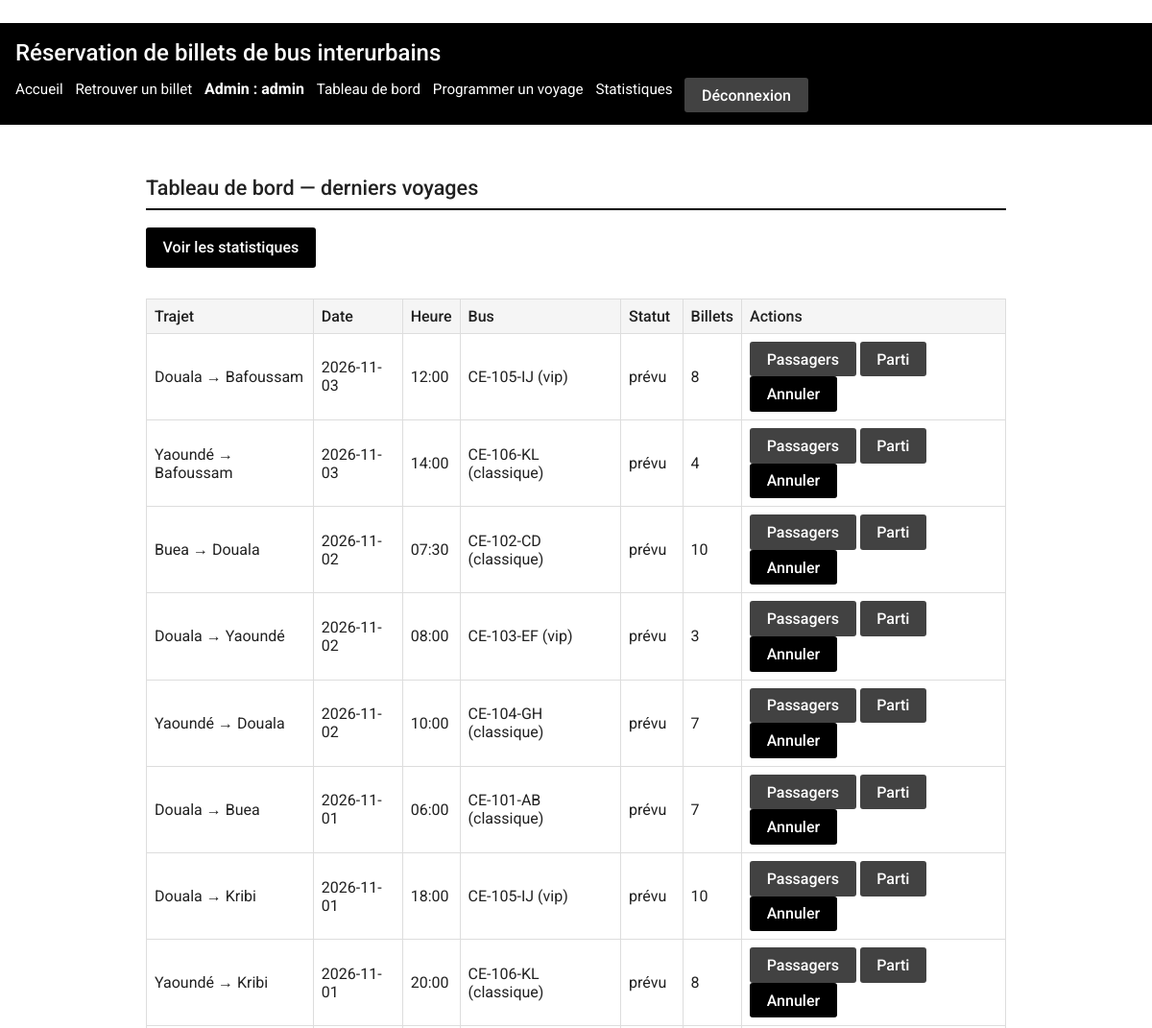
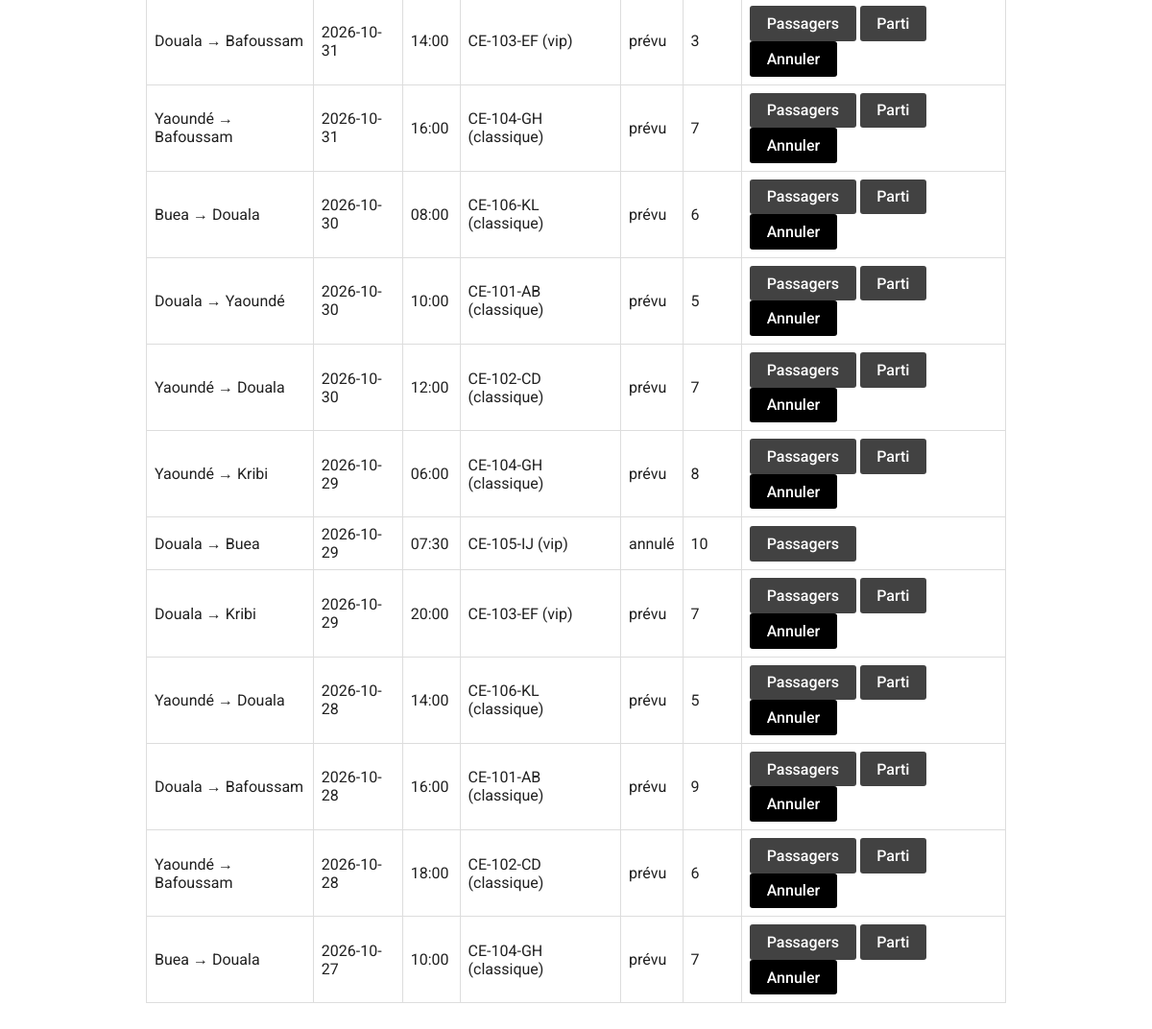
Before: /admin (signed in) with the older database file (2 pictures, top to bottom).
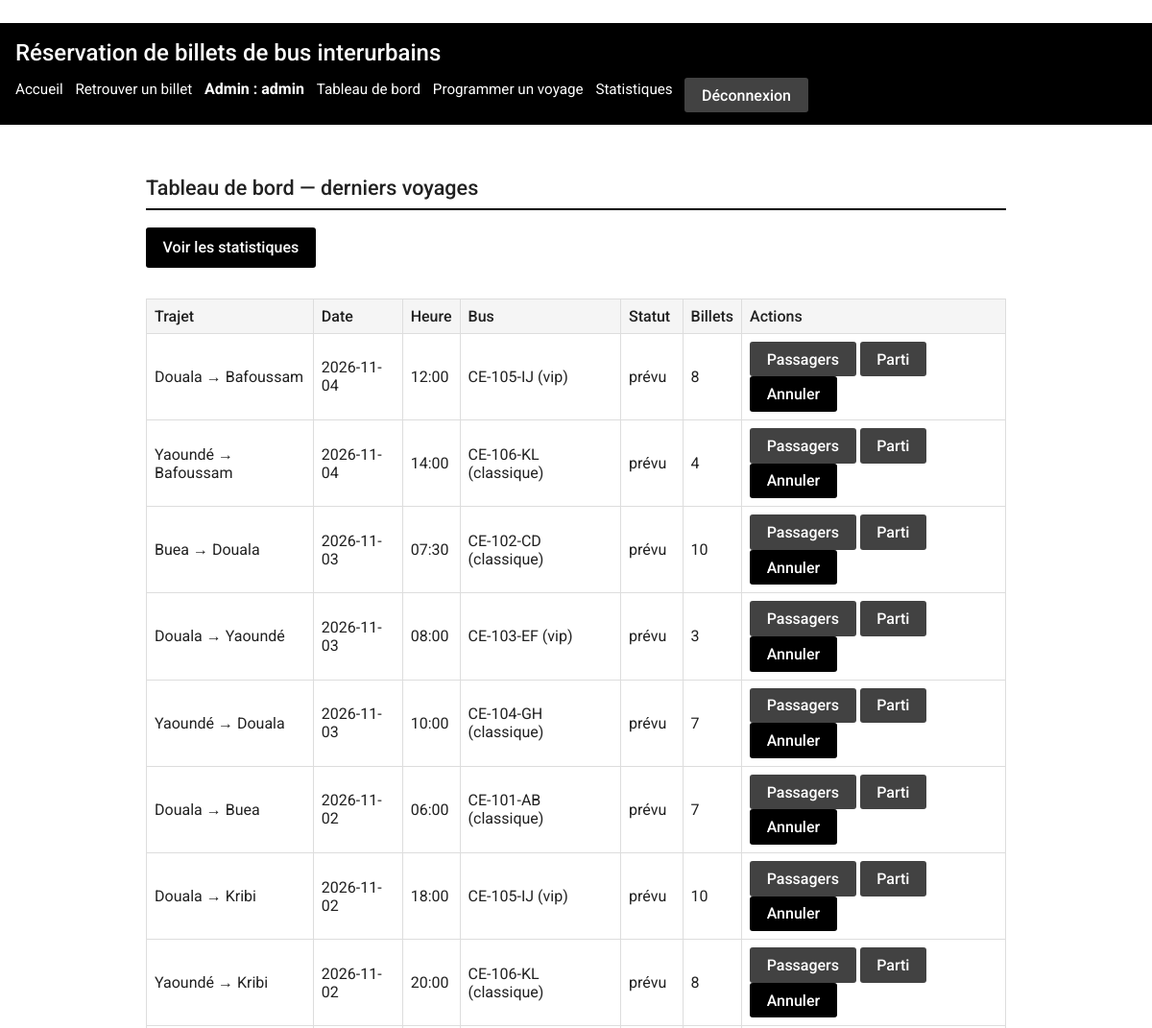
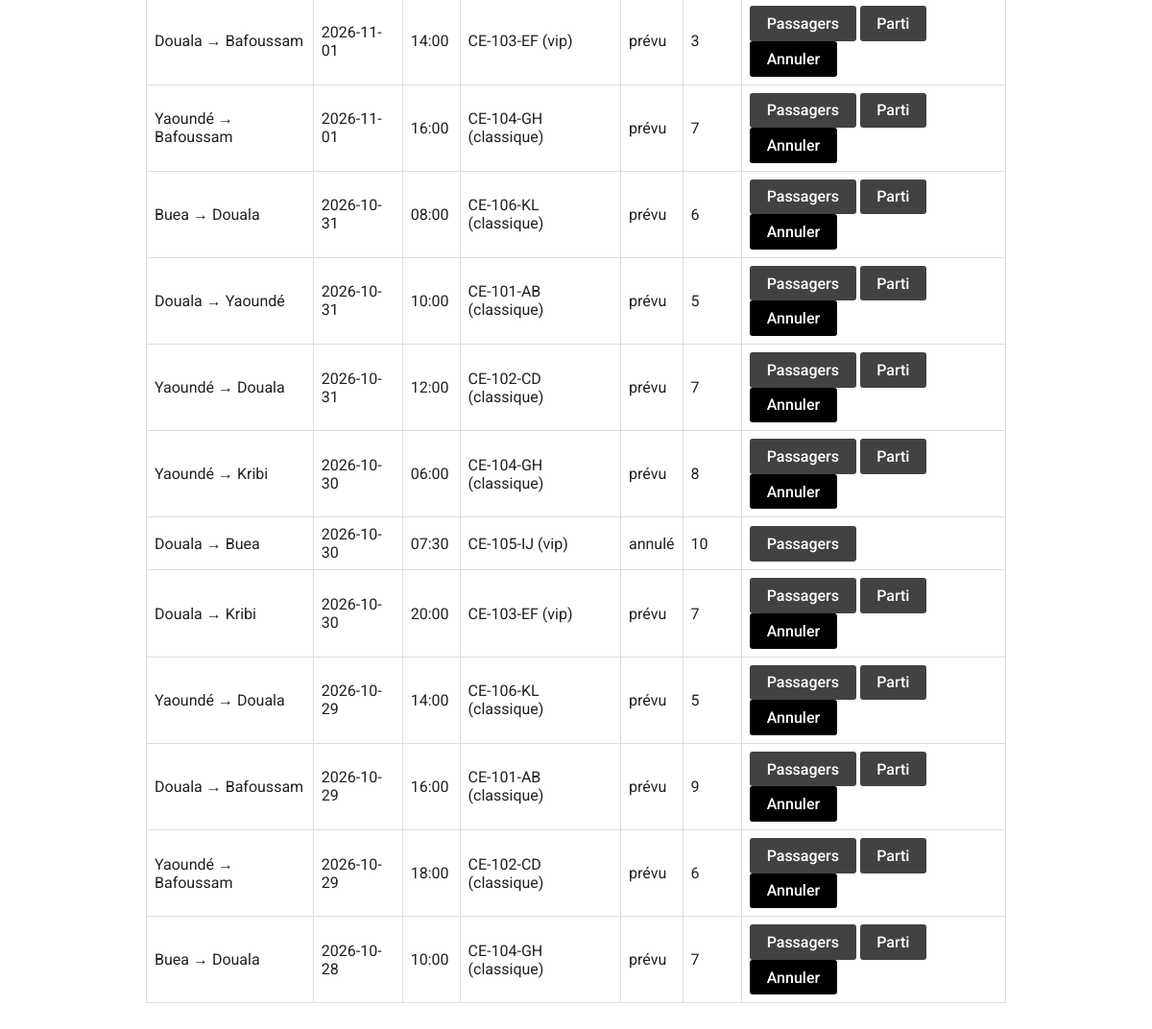
After: the same page with the newer database file (2 pictures, top to bottom).
### tables this page shows
CREATE TABLE voyages (
    id        INTEGER PRIMARY KEY AUTOINCREMENT,
    trajet_id INTEGER NOT NULL REFERENCES trajets(id),
    bus_id    INTEGER NOT NULL REFERENCES bus(id),
    date      TEXT NOT NULL,            -- format ISO AAAA-MM-JJ
    heure     TEXT NOT NULL,            -- format HH:MM
    statut    TEXT NOT NULL DEFAULT 'prévu'
              CHECK (statut IN ('prévu','parti','annulé'))
);

CREATE TABLE trajets (
    id              INTEGER PRIMARY KEY AUTOINCREMENT,
    ville_depart    TEXT NOT NULL
                    CHECK (ville_depart IN ('Douala','Yaoundé','Bafoussam','Kribi','Buea')),
    ville_arrivee   TEXT NOT NULL
                    CHECK (ville_arrivee IN ('Douala','Yaoundé','Bafoussam','Kribi','Buea')),
    duree_minutes   INTEGER NOT NULL CHECK (duree_minutes > 0),
    prix_classique  REAL NOT NULL CHECK (prix_classique > 0),
    prix_vip        REAL NOT NULL CHECK (prix_vip > 0),
    CHECK (ville_depart <> ville_arrivee)
);

CREATE TABLE bus (
    id              INTEGER PRIMARY KEY AUTOINCREMENT,
    immatriculation TEXT NOT NULL UNIQUE,
    nombre_places   INTEGER NOT NULL CHECK (nombre_places BETWEEN 1 AND 100),
    type            TEXT NOT NULL CHECK (type IN ('classique','vip'))
);

### app.py (the view)
@app.route("/admin")
@administrateur_requis
def admin_tableau():
    voyages = get_db().execute(
        """SELECT v.id, v.date, v.heure, v.statut,
                  t.ville_depart, t.ville_arrivee,
                  b.immatriculation, b.type AS type_bus,
                  (SELECT COUNT(*) FROM billets bl WHERE bl.voyage_id = v.id)
                      AS billets_vendus
           FROM voyages v
           JOIN trajets t ON t.id = v.trajet_id
           JOIN bus b ON b.id = v.bus_id
           ORDER BY v.date DESC, v.heure
           LIMIT 20"""
    ).fetchall()
    return render_template("admin/tableau.html", voyages=voyages)

### app.py (called while the page is built)
def get_db():
    if "bdd" not in g:
        g.bdd = sqlite3.connect(CHEMIN_BDD)
        g.bdd.row_factory = sqlite3.Row
        g.bdd.execute("PRAGMA foreign_keys = ON")
    return g.bdd

@app.teardown_appcontext
def fermer_bdd(exception):
    bdd = g.pop("bdd", None)
    if bdd is not None:
        bdd.close()

def administrateur_requis(vue):
    @wraps(vue)
    def enveloppe(*args, **kwargs):
        if session.get("admin_id") is None:
            flash("Accès refusé : connectez-vous à l'administration.", "erreur")
            return redirect(url_for("admin_connexion"))
        return vue(*args, **kwargs)
    return enveloppe

### templates/admin/tableau.html (shortened to what this page needs)
﻿{% extends "admin/base_admin.html" %}
{% block contenu_admin %}
<section>
  <h2>Tableau de bord — derniers voyages</h2>
  <p class="pas-a-imprimer">
    <a class="btn" style="margin-top:0"
       href="{{ url_for('admin_statistiques') }}">Voir les statistiques</a>
  </p>
  <div class="defilement">
    <table>
    <thead>
      <tr>
        <th scope="col">Trajet</th>
        <th scope="col">Date</th>
        <th scope="col">Heure</th>
        <th scope="col">Bus</th>
        <th scope="col">Statut</th>
        <th scope="col">Billets</th>
        <th scope="col">Actions</th>
      </tr>
    </thead>
    <tbody>
      {% for voyage in voyages %}
        <tr>
          <td>{{ voyage.ville_depart }} → {{ voyage.ville_arrivee }}</td>
          <td>{{ voyage.date }}</td>
          <td>{{ voyage.heure }}</td>
          <td>{{ voyage.immatriculation }} ({{ voyage.type_bus }})</td>
          <td>{{ voyage.statut }}</td>
          <td>{{ voyage.billets_vendus }}</td>
          <td>
            <a class="btn secondary" style="margin-top:0"
               href="{{ url_for('admin_passagers', voyage_id=voyage.id) }}">Passagers</a>
            {% if voyage.statut == 'prévu' %}
              <form method="post" style="display:inline"
                    action="{{ url_for('admin_parti', voyage_id=voyage.id) }}">
                <button type="submit" class="secondary" style="margin-top:0">Parti</button>
              </form>
              <form method="post" style="display:inline"
                    action="{{ url_for('admin_annuler', voyage_id=voyage.id) }}"
                    onsubmit="return confirm('Annuler ce voyage ?');">
                <button type="submit" style="margin-top:0">Annuler</button>
              </form>
            {% endif %}
          </td>
        </tr>
      {% endfor %}
    </tbody>
  </table>
  </div>
</section>
{% endblock %}

### templates/admin/base_admin.html (shortened to what this page needs)
{% extends "base.html" %}
{% block liens_navigation %}
  <li><strong>Admin : {{ session.admin_nom }}</strong></li>
  <li><a href="{{ url_for('admin_tableau') }}">Tableau de bord</a></li>
  <li><a href="{{ url_for('admin_voyage_nouveau') }}">Programmer un voyage</a></li>
  <li><a href="{{ url_for('admin_statistiques') }}">Statistiques</a></li>
  <li>
    <form method="post" action="{{ url_for('admin_deconnexion') }}" style="display:inline">
      <button type="submit" class="secondary" style="margin-top:0">Déconnexion</button>
    </form>
  </li>
{% endblock %}
{% block contenu %}
  {% block contenu_admin %}{% endblock %}
{% endblock %}

### templates/base.html (shortened to what this page needs)
<!DOCTYPE html>
<html lang="fr">
<head>
  <link rel="stylesheet" href="{{ url_for('static', filename='css/style.css') }}">
</head>
<body>
  <header>
    <h1>Réservation de billets de bus interurbains</h1>
    <nav aria-label="Navigation principale">
      <ul>
        <li><a href="{{ url_for('recherche') }}">Accueil</a></li>
        <li><a href="{{ url_for('billets_formulaire') }}">Retrouver un billet</a></li>
        {% block liens_navigation %}{% endblock %}
      </ul>
    </nav>
  </header>
  <main>
    {% block contenu %}{% endblock %}
  </main>
</body>
</html>

### static/css/style.css (style rules this page uses)
:root { --fond: #ffffff; --gris-clair: #f5f5f5; --gris: #9e9e9e; --gris-fonce: #424242; --texte: #212121; --accent: #000000; --bordure: #dddddd; --rouge-erreur: #b71c1c; --vert-succes: #1b5e20; }
* { box-sizing: border-box; }
body { margin: 0; font-family: 'Roboto', 'Segoe UI', Arial, sans-serif; font-size: 16px; line-height: 1.5; color: var(--texte); background: var(--fond); }
header { background: var(--accent); color: var(--fond); padding: 0.8rem 1rem; }
header h1 { margin: 0; font-size: 1.2rem; font-weight: 500; }
nav ul { list-style: none; margin: 0.5rem 0 0; padding: 0; display: flex; flex-wrap: wrap; gap: 0.8rem; }
nav a { color: var(--fond); text-decoration: none; font-size: 0.95rem; }
main { max-width: 960px; margin: 0 auto; padding: 1rem; }
h2 { font-size: 1.15rem; font-weight: 500; border-bottom: 2px solid var(--accent); padding-bottom: 0.3rem; }
input, select, button { font-family: inherit; font-size: 1rem; }
button, .btn { display: inline-block; margin-top: 0.8rem; padding: 0.55rem 1.1rem; border: none; border-radius: 3px; background: var(--accent); color: var(--fond); text-decoration: none; cursor: pointer; font-weight: 500; }
button.secondary, .btn.secondary { background: var(--gris-fonce); }
table { width: 100%; border-collapse: collapse; margin: 1rem 0; }
.defilement { overflow-x: auto; }
th, td { border: 1px solid var(--bordure); padding: 0.5rem; text-align: left; }
th { background: var(--gris-clair); font-weight: 500; }
@media (min-width: 600px) { header h1 { font-size: 1.5rem; } }
@media (min-width: 900px) { main { padding: 2rem; } }
@media (min-width: 900px) { h2 { font-size: 1.35rem; } }

Changed rows visible on the page:
changed voyages (number 1 of 20 on the later page): date "2026-11-03" → "2026-11-04"
changed voyages (number 2 of 20 on the later page): date "2026-11-03" → "2026-11-04"
changed voyages (number 3 of 20 on the later page): date "2026-11-02" → "2026-11-03"
changed voyages (number 4 of 20 on the later page): date "2026-11-02" → "2026-11-03"
changed voyages (number 5 of 20 on the later page): date "2026-11-02" → "2026-11-03"
changed voyages (number 6 of 20 on the later page): date "2026-11-01" → "2026-11-02"
changed voyages (number 7 of 20 on the later page): date "2026-11-01" → "2026-11-02"
changed voyages (number 8 of 20 on the later page): date "2026-11-01" → "2026-11-02"
changed voyages (number 9 of 20 on the later page): date "2026-10-31" → "2026-11-01"
changed voyages (number 10 of 20 on the later page): date "2026-10-31" → "2026-11-01"
changed voyages (number 11 of 20 on the later page): date "2026-10-30" → "2026-10-31"
changed voyages (number 12 of 20 on the later page): date "2026-10-30" → "2026-10-31"
changed voyages (number 13 of 20 on the later page): date "2026-10-30" → "2026-10-31"
changed voyages (number 14 of 20 on the later page): date "2026-10-29" → "2026-10-30"
changed voyages "annulé": date "2026-10-29" → "2026-10-30"
changed voyages (number 16 of 20 on the later page): date "2026-10-29" → "2026-10-30"
changed voyages (number 17 of 20 on the later page): date "2026-10-28" → "2026-10-29"
changed voyages (number 18 of 20 on the later page): date "2026-10-28" → "2026-10-29"
changed voyages (number 19 of 20 on the later page): date "2026-10-28" → "2026-10-29"
changed voyages (number 20 of 20 on the later page): date "2026-10-27" → "2026-10-28"
